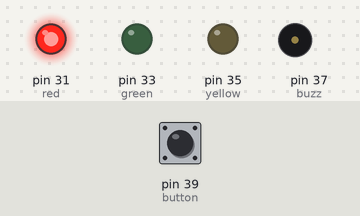
Bench run of a sketch on a simulated Arduino Mega 2560, built with avr-gcc and run on an emulated ATmega2560. On the bench: output pins drawn as LEDs (lit = HIGH), buzzer (waves = sounding, pin HIGH). The inputs (shaded band) are chosen by the test bench; at power-on: pin 39 (button) HIGH.

Above: at 6.0 s.
At 13.2 s:
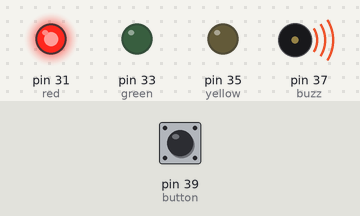
At 21.0 s:
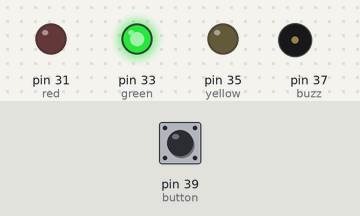
At 27.2 s:
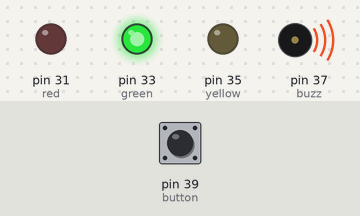
At 30.2 s:
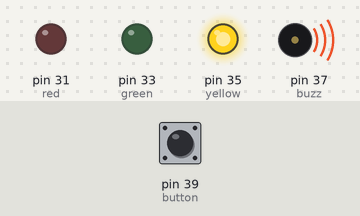
At 32.7 s:
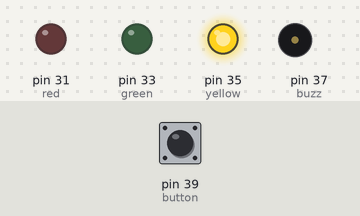
Timing chart, 0 to 42.9 s (numbered marks = the images above):
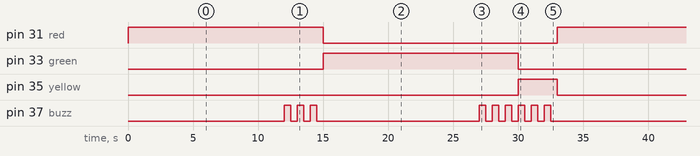

Measured:
- by itself, pin 31 (red), pin 33 (green): alternates HIGH for 15.0 s and LOW for 18.0 s
- by itself, pin 35 (yellow): alternates HIGH for 3.0 s and LOW for 30.0 s
- by itself, pin 37 (buzz): repeats every 33.0 s: 2 × (LOW 0.50 s, HIGH 0.50 s), LOW 12.5 s, 5 × (HIGH 0.50 s, LOW 0.50 s), HIGH 0.50 s, LOW 12.5 s, HIGH 0.50 s

The sketch:

Micros_Proj_1.ino
```cpp
const int red = 31;
const int green = 33;
const int yellow = 35;
const int buzz = 37;
const int button = 39;
void setup() {
  // put your setup code here, to run once:
  pinMode(red, OUTPUT);
  pinMode(green, OUTPUT);
  pinMode(yellow, OUTPUT);
  pinMode(buzz, OUTPUT);
  pinMode(button, INPUT);
}

void loop() {
  // put your main code here, to run repeatedly:

while( digitalRead(button) == 0)
{
  digitalWrite(red, HIGH);
  delay(500);
  digitalWrite(red, LOW);
  delay(500);
}

while(true){
  digitalWrite(red, HIGH);
  delay(12000);
  for(int i=0; i < 3; i++){
    digitalWrite(buzz, HIGH);
    delay(500);
    digitalWrite(buzz, LOW);
    delay(500);
  }

  digitalWrite(red, LOW);
  digitalWrite(green, HIGH);
  delay(12000);
  for(int i=0; i < 3; i++){
    digitalWrite(buzz, HIGH);
    delay(500);
    digitalWrite(buzz, LOW);
    delay(500);
  }

  digitalWrite(green, LOW);
  digitalWrite(yellow, HIGH);
  for(int i=0; i < 3; i++){
    digitalWrite(buzz, HIGH);
    delay(500);
    digitalWrite(buzz, LOW);
    delay(500);
  }
  digitalWrite(yellow, LOW);
}
}
```
